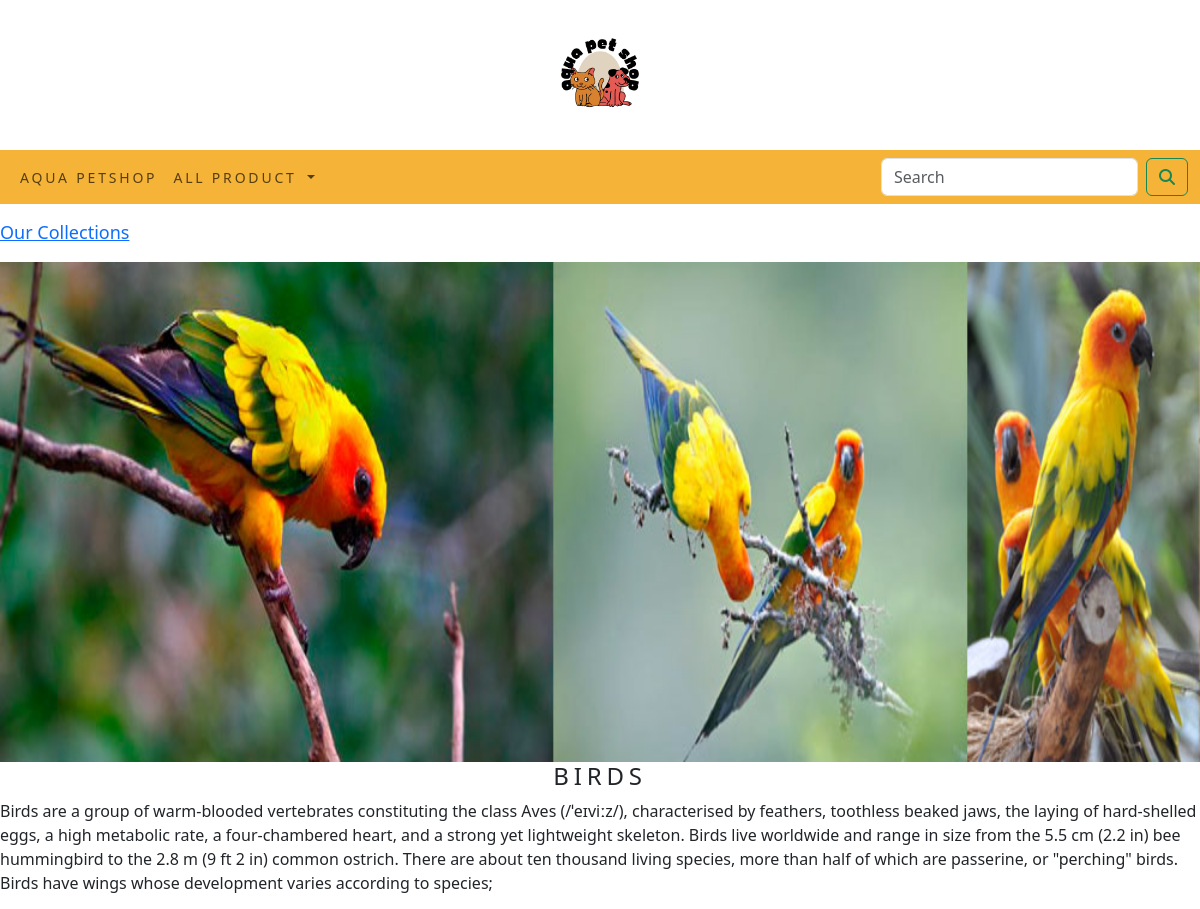
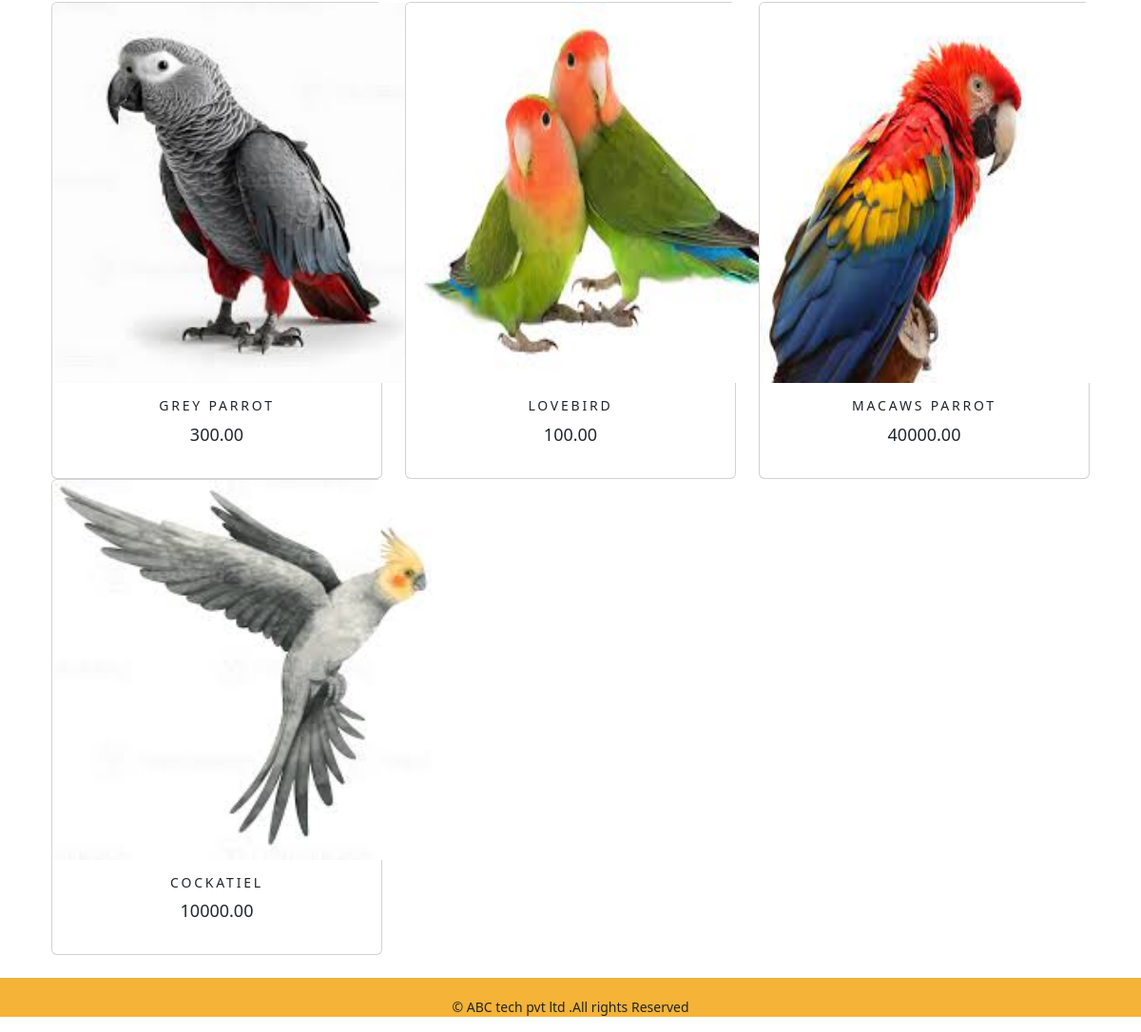
Screenshot of /shop/birds/ with the database file from the repository (2 pictures, top to bottom).
### shop_app/models.py (models this page shows, shortened)
class Category(models.Model):
    cat_name = models.CharField(max_length=250, unique=True)
    slug = models.SlugField(max_length=250, unique=True)
    des = models.TextField(blank=True)
    image = models.ImageField(upload_to='category_img', blank=True)
    class Meta:
        ordering = ('cat_name',)
        verbose_name = 'category'
        verbose_name_plural = 'categories'
    def get_url(self):
        return reverse('shop_app:product_category',args=[self.slug])

class product(models.Model):
    pro_name = models.CharField(max_length=250, unique=True)
    slug = models.SlugField(max_length=250, unique=True)
    des = models.TextField(blank=True)
    price = models.DecimalField(max_digits=10, decimal_places=2)
    category = models.ForeignKey(Category, on_delete=models.CASCADE)
    image = models.ImageField(upload_to='product_img', blank=True)
    stock = models.IntegerField()
    available = models.BooleanField(default=True)
    created = models.DateTimeField(auto_now_add=True)
    update = models.DateTimeField(auto_now=True)
    class Meta:
        ordering = ('pro_name',)
        verbose_name = 'product'
        verbose_name_plural = 'products'
    def get_url(self):
        return reverse('shop_app:product_detail',args=[self.category.slug,self.slug])

### shop_app/views.py (the view)
# urls.py: path('', views.all_category, name='all_category'),
def all_category(request, cat_slug=None):
    cat_page = None
    cat_product_list = None
    if cat_slug!=None:
        cat_page = get_object_or_404(Category, slug=cat_slug)
        cat_product_list = product.objects.all().filter(category=cat_page, available=True)
    else:
        cat_product_list = product.objects.all().filter(available=True)
    paginator = Paginator(cat_product_list, 6)
    try:
        page = int(request.GET.get('page', '1'))
    except:
        page = 1
    try:
        products = paginator.page(page)
    except (EmptyPage, InvalidPage):
        products = paginator.page(paginator.num_pages)
    return render(request, "category.html", {'category': cat_page, 'products': products})

### cart_app/context_processors.py (called while the page is built)
def counter(request):
    item_count = 0
    if 'admin' in request.path:
        return {}
    else:
        try:
            cart = Cart.objects.filter(cart_id=_cart_id(request))
            car_items = Cartitem.objects.all().filter(cart=cart[:1])
            for car_item in car_items:
                item_count += car_item.quantity
        except Cart.DoesNotExist:
            item_count = 0
    return dict(item_count=item_count)

### cart_app/views.py (called while the page is built)
def _cart_id(request):
    cart = request.session.session_key
    if not cart:
        cart = request.session.create()
    return cart

### shop_app/context_processors.py (called while the page is built)
def menu_link(request):
    link=Category.objects.all()
    return dict(links=link)

### templates/category.html (shortened to what this page needs)
{% extends 'base.html' %}
{% load static %}
{% block content %}
{% if category %}
  <div>
      <div class="row my_row_class">
          <div class="mx-auto">
             <p><a href="{% url 'shop_app:all_category' %}">Our Collections</a></p>
          </div>
      </div>
  </div>
{% endif %}
<div class="mx-auto">
   {% if category %}
      <img class="my-image" src="{{ category.image.url}}" alt="{{category.cat_name}}">
</div>
       <div>
          <h1 class="text-center my_title">{{category.cat_name}}</h1>
           <p class="text-justify">{{category.des}}</p>
       </div>
  {% endif %}
<div class="container">
   <div class="row mx-auto">
      {% for products in products.object_list %}
       <div class="my-bottom_margin col-9 col-sm-12  col-md-4 col-lg-4">
          <div class="card text-center" style="min-width:18rem;">
              <a href="{{products.get_url}}"> <img class="card-img-top my_image" src="{{products.image.url}}"  alt="{{products.pro_name}}" style="width:400px;height:400px;"></a>
              <div class="card-body">
                 <h3>{{products.pro_name}}</h3>
                     <p>{{products.price}}</p>
              </div>
          </div>
       </div>
       {% endfor %}
   </div>
    <br>
</div>
{% endblock %}

### static/css/custom.css (style rules this page uses)
body { font-family: 'Oswald', sans-serif; font-family: 'Space Grotesk', sans-serif; }
.my_row_class { padding-top:15px; color:black; }
.mx-auto { color: black; font-size:18px; }
.my-image { width: 100%; height: 500px; }
.my_title { font-size:24px; text-transform:uppercase; letter-spacing: .2em; }
.card-body h3 { font-size:14px; text-transform:uppercase; letter-spacing:.2em; }

### rows the page displays
Category: image (picture), cat_name "BIRDS", des "Birds are a group of warm-blooded vertebrates constituting the class Aves (/ˈeɪviːz/), characterised by feathers, toothless beaked jaws, the laying of hard-shelled eggs, a high metabolic rate, a four-chambered heart, and a strong yet lightweight skeleton. Birds live worldwide and range in size from the 5.5 cm (2.2 in) bee hummingbird to the 2.8 m (9 ft 2 in) common ostrich. There are about ten thousand living species, more than half of which are passerine, or \"perching\" birds. Birds have wings whose development varies according to species;"
product: image (picture), pro_name "GREY PARROT", price "300.00"
product: image (picture), pro_name "LOVEBIRD", price "100.00"
product: image (picture), pro_name "MACAWS PARROT", price "40000.00"
product: image (picture), pro_name "COCKATIEL", price "10000.00"
